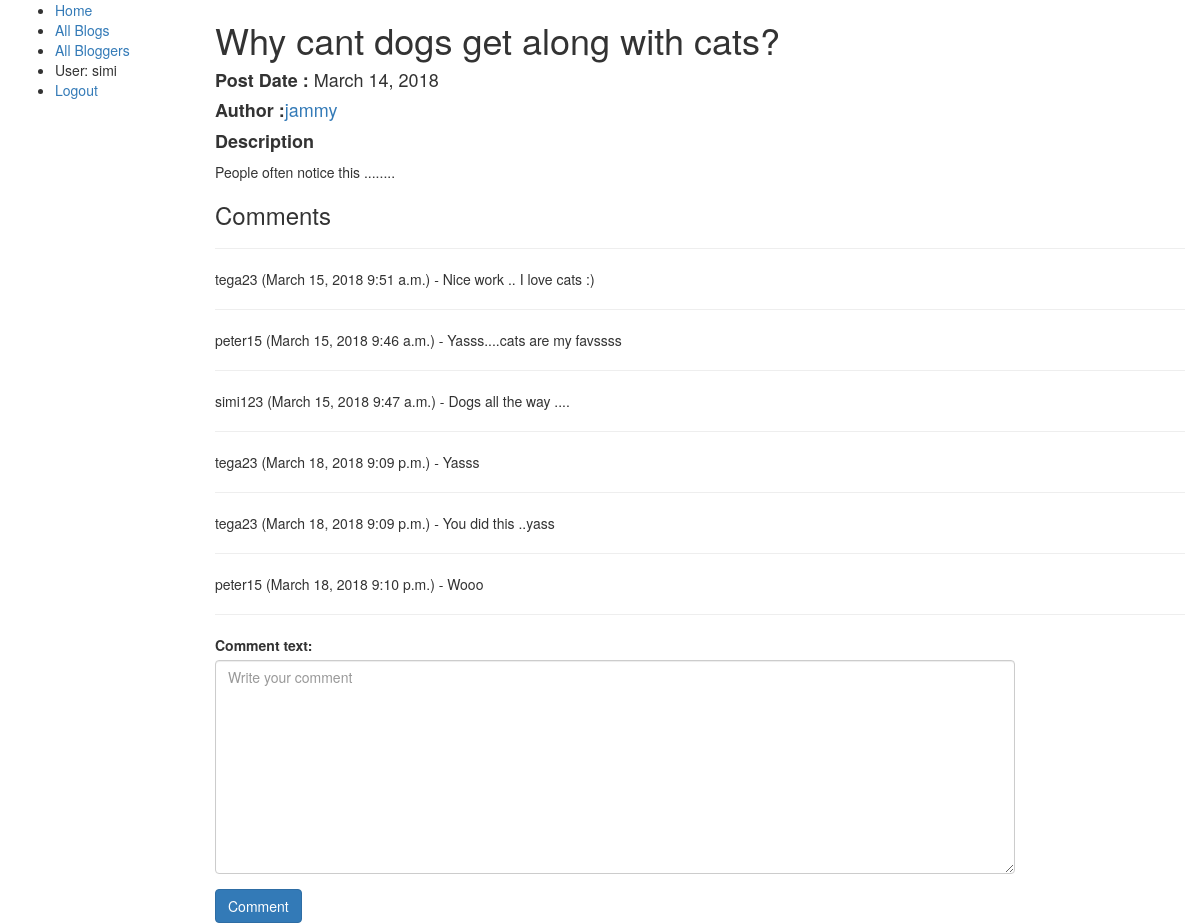
The app's page /blog/blog/1 (signed in) with its own data.
### blog/models.py (models this page shows, shortened)
class BlogPost(models.Model):
    blog_post_title = models.CharField(max_length = 400)
    post_date = models.DateField(null = True , default = timezone.now)
    post_time = models.TimeField(null = True , default = timezone.now)
    blogger = models.ForeignKey(Blogger, on_delete = models.SET_NULL, null = True)
    content = models.TextField()
    class Meta:
        ordering = ['-post_date', '-post_time']
    def __str__(self):
        return "{}".format(self.blog_post_title)

class Blogger(models.Model):
    first_name = models.CharField(max_length = 100)
    last_name = models.CharField(max_length = 100)
    username = models.CharField(max_length = 50)
    date_of_birth = models.DateField(null = True, blank = True)
    location = models.CharField(max_length = 200, null = True)
    bio = models.TextField(null = True , blank = True)
    def __str__(self):
        return "{}".format(self.username)

class Comment(models.Model):
    user = models.ForeignKey(User, on_delete = models.SET_NULL, null = True)
    blog_post = models.ForeignKey(BlogPost, on_delete = models.SET_NULL , null = True)
    comment_date = models.DateField(default = timezone.now)
    comment_time = models.TimeField(default = timezone.now)
    comment_text = models.TextField()
    def __str__(self):
        return self.comment_text

### blog/views.py (the view)
# urls.py: path('blog/<int:pk>', views.blog_detail, name ='blog-detail'),
def blog_detail(request , pk):
    blogPost = BlogPost.objects.get(pk = pk)
    comment = Comment.objects.filter(blog_post__id = pk)
    if request.method == 'POST':
        form = UserCommentForm(data = request.POST)
        if form.is_valid():
            comment_ = form.cleaned_data['comment_text']
            new_comment  = Comment.objects.create(user = request.user, blog_post = blogPost , comment_text = comment_  )
            new_comment.save()
            previous_page_url = request.POST.get('next', '/')
            return HttpResponseRedirect(previous_page_url)
    else:
        form = UserCommentForm()
    return render (request,'blog/blog_detail.html',context ={'blog_post':blogPost, 'comment':comment , 'form':form})

### blog/forms.py
class UserCommentForm(forms.Form):
    comment_text = forms.CharField(max_length=2000, widget = forms.Textarea(attrs={"style": "width: 800px; rows:'2'","placeholder": "Write your comment"}),)

### blog/templates/blog/blog_detail.html (shortened to what this page needs)
{% extends 'blog/base_generic.html' %}
{% block content %}
    <h1>{{blog_post}}</h1>
    <h4><b>Post Date :</b> {{ blog_post.post_date}}</h4>
    <h4><b>Author :</b><a href = "{% url 'blogger-detail' blog_post.blogger.id %}">{{blog_post.blogger}}</a></h4>
    <h4><b>Description</b></h4>
    <p>{{blog_post.content}}</p>
    <div class = "comments">
        <h3>Comments </h3><hr>
        {% for user_comment in comment %}
            <p>{{user_comment.user.username}} ({{user_comment.comment_date}} {{user_comment.comment_time}}) - {{user_comment}}</p>
            <hr>
        {% endfor %}
        {% if user.is_authenticated %}
           {% load widget_tweaks %}
            <form method ='POST' action ="">
                <div class="form-group">
                    {% for field in form.visible_fields %}
                        <div class="fieldWrapper">
                            {{ field.label_tag }}
                            {% render_field field class="form-control" %}
                        </div>
                    {% endfor %}
                </div>
                <button type="submit" class="btn btn-primary">Comment</button>
            </form>
        {% else %}
            <p><a href ="{% url 'login'%}?next={{request.path}}">Login</a> to add a new comment </p>
        {% endif %}
    </div>
{%endblock %}

### blog/templates/blog/base_generic.html (shortened to what this page needs)
<!DOCTYPE html>
<html lang ='en'>
    <head>
        <link rel="stylesheet" href="https://maxcdn.bootstrapcdn.com/bootstrap/3.3.7/css/bootstrap.min.css">
        {% load static %}
        <link rel="stylesheet" href="{% static 'blog/css/styles.css' %}">
    </head>
    <body>
        <div class="container-fluid">
            <div class="row">
                <div class="col-sm-2">
                    {% block sidebar %}
                    <ul class="sidebar-nav">
                        <li><a href="{% url 'index' %}">Home</a></li>
                        <li><a href="{% url 'all-blogs' %}">All Blogs</a></li>
                        <li><a href="{% url 'all-bloggers' %}">All Bloggers</a></li>
                        {% if user.is_authenticated %}
                            <li>User: {{ user.get_username }}</li>
                            <li><a href="{% url 'logout'%}?next={{request.path}}">Logout</a></li>
                        {% else %}
                            <li><a href="{% url 'login'%}?next={{request.path}}">Login</a></li>
                        {% endif %}
                    </ul>
                    {% endblock %}
                </div>
                <div class="col-sm-10 ">
                    {% block content %} {% endblock %}
                </div>
            </div>
        </div>
    </body>
</html>

### records on screen
BlogPost: blog_post_title "Why cant dogs get along with cats?", post_date "March 14, 2018", blogger "jammy", content "People often notice this ........"
Comment: user.username "tega23", comment_date "March 15, 2018", comment_time "9:51 a.m.", comment_text "Nice work .. I love cats :)"
Comment: user.username "peter15", comment_date "March 15, 2018", comment_time "9:46 a.m.", comment_text "Yasss....cats are my favssss"
Comment: user.username "simi123", comment_date "March 15, 2018", comment_time "9:47 a.m.", comment_text "Dogs all the way ...."
Comment: user.username "tega23", comment_date "March 18, 2018", comment_time "9:09 p.m.", comment_text "Yasss"
Comment: user.username "tega23", comment_date "March 18, 2018", comment_time "9:09 p.m.", comment_text "You did this ..yass"
Comment: user.username "peter15", comment_date "March 18, 2018", comment_time "9:10 p.m.", comment_text "Wooo"

### other values on screen
{{ user.get_username }} "simi"
{{ field.label_tag }} "Comment text:"
